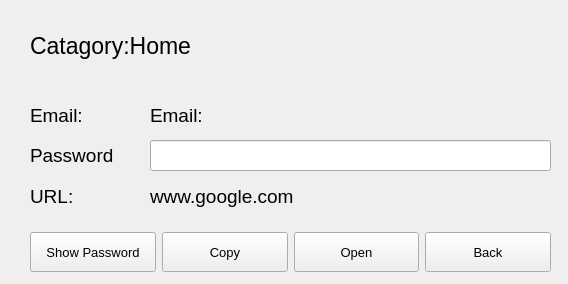
<?xml version="1.0" encoding="UTF-8"?>
<ui version="4.0">
 <class>MainWindow</class>
 <widget class="QMainWindow" name="MainWindow">
  <property name="geometry">
   <rect>
    <x>0</x>
    <y>0</y>
    <width>568</width>
    <height>284</height>
   </rect>
  </property>
  <property name="font">
   <font>
    <pointsize>8</pointsize>
   </font>
  </property>
  <property name="windowTitle">
   <string>Password</string>
  </property>
  <widget class="QWidget" name="centralwidget">
   <widget class="QLabel" name="Catagory">
    <property name="geometry">
     <rect>
      <x>30</x>
      <y>30</y>
      <width>501</width>
      <height>31</height>
     </rect>
    </property>
    <property name="font">
     <font>
      <pointsize>17</pointsize>
     </font>
    </property>
    <property name="text">
     <string>Catagory:Home</string>
    </property>
   </widget>
   <widget class="QLabel" name="emailLabel">
    <property name="geometry">
     <rect>
      <x>30</x>
      <y>100</y>
      <width>61</width>
      <height>31</height>
     </rect>
    </property>
    <property name="font">
     <font>
      <pointsize>14</pointsize>
     </font>
    </property>
    <property name="text">
     <string>Email:</string>
    </property>
   </widget>
   <widget class="QLabel" name="passwordLable">
    <property name="geometry">
     <rect>
      <x>30</x>
      <y>140</y>
      <width>91</width>
      <height>31</height>
     </rect>
    </property>
    <property name="font">
     <font>
      <pointsize>14</pointsize>
     </font>
    </property>
    <property name="text">
     <string>Password</string>
    </property>
   </widget>
   <widget class="QLabel" name="email">
    <property name="geometry">
     <rect>
      <x>150</x>
      <y>100</y>
      <width>381</width>
      <height>31</height>
     </rect>
    </property>
    <property name="font">
     <font>
      <pointsize>14</pointsize>
     </font>
    </property>
    <property name="text">
     <string>Email:</string>
    </property>
   </widget>
   <widget class="QLineEdit" name="lineEdit">
    <property name="enabled">
     <bool>true</bool>
    </property>
    <property name="geometry">
     <rect>
      <x>150</x>
      <y>140</y>
      <width>401</width>
      <height>31</height>
     </rect>
    </property>
    <property name="font">
     <font>
      <pointsize>12</pointsize>
     </font>
    </property>
    <property name="echoMode">
     <enum>QLineEdit::Password</enum>
    </property>
    <property name="readOnly">
     <bool>true</bool>
    </property>
   </widget>
   <widget class="QWidget" name="horizontalLayoutWidget">
    <property name="geometry">
     <rect>
      <x>30</x>
      <y>230</y>
      <width>521</width>
      <height>44</height>
     </rect>
    </property>
    <layout class="QHBoxLayout" name="horizontalLayout">
     <property name="leftMargin">
      <number>0</number>
     </property>
     <item>
      <widget class="QPushButton" name="togglePassword">
       <property name="minimumSize">
        <size>
         <width>0</width>
         <height>40</height>
        </size>
       </property>
       <property name="font">
        <font>
         <pointsize>10</pointsize>
        </font>
       </property>
       <property name="text">
        <string>Show Password</string>
       </property>
      </widget>
     </item>
     <item>
      <widget class="QPushButton" name="copy">
       <property name="minimumSize">
        <size>
         <width>0</width>
         <height>40</height>
        </size>
       </property>
       <property name="font">
        <font>
         <pointsize>10</pointsize>
        </font>
       </property>
       <property name="text">
        <string>Copy</string>
       </property>
      </widget>
     </item>
     <item>
      <widget class="QPushButton" name="openIn">
       <property name="minimumSize">
        <size>
         <width>0</width>
         <height>40</height>
        </size>
       </property>
       <property name="font">
        <font>
         <pointsize>10</pointsize>
        </font>
       </property>
       <property name="text">
        <string>Open</string>
       </property>
      </widget>
     </item>
     <item>
      <widget class="QPushButton" name="back">
       <property name="minimumSize">
        <size>
         <width>0</width>
         <height>40</height>
        </size>
       </property>
       <property name="font">
        <font>
         <pointsize>10</pointsize>
        </font>
       </property>
       <property name="text">
        <string>Back</string>
       </property>
      </widget>
     </item>
    </layout>
   </widget>
   <widget class="QLabel" name="UrlLabel_2">
    <property name="geometry">
     <rect>
      <x>30</x>
      <y>181</y>
      <width>61</width>
      <height>31</height>
     </rect>
    </property>
    <property name="font">
     <font>
      <pointsize>14</pointsize>
     </font>
    </property>
    <property name="text">
     <string>URL:</string>
    </property>
   </widget>
   <widget class="QLabel" name="Url">
    <property name="geometry">
     <rect>
      <x>150</x>
      <y>181</y>
      <width>381</width>
      <height>31</height>
     </rect>
    </property>
    <property name="font">
     <font>
      <pointsize>14</pointsize>
     </font>
    </property>
    <property name="text">
     <string>www.google.com</string>
    </property>
   </widget>
  </widget>
 </widget>
 <resources/>
 <connections/>
</ui>
